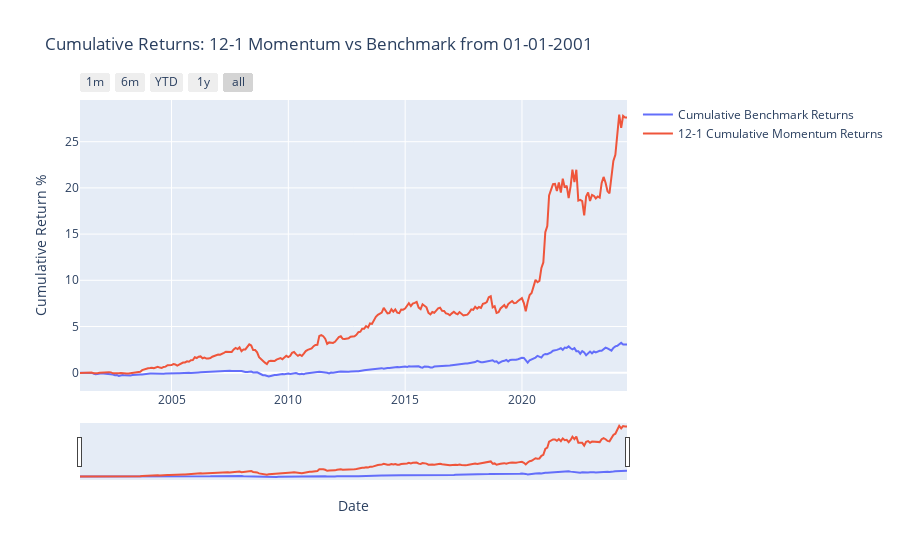

Notebook code for this chart:
### Code cell
# Create a Plotly figure
fig = go.Figure()

# Add the cumulative benchmark returns line trace
fig.add_trace(
    go.Scatter(
        x=cumulative_benchmark_returns_ma.index,
        y=cumulative_benchmark_returns_ma,
        mode='lines',
        name='Cumulative Benchmark Returns'
    )
)

# Add the cumulative momentum returns line trace
fig.add_trace(
    go.Scatter(
        x=cumulative_momentum_returns_ma.index,
        y=cumulative_momentum_returns_ma,
        mode='lines',
        name='12-1 Cumulative Momentum Returns'
    )
)

# Configure the x-axis to show months when zoomed in and add range selector buttons
fig.update_layout(
    title='Cumulative Returns: 12-1 Momentum vs Benchmark from 01-01-2001',
    xaxis_title='Date',
    yaxis_title='Cumulative Return %',
    xaxis=dict(
        tickmode='auto',
        rangeslider=dict(
            visible=True
        ),
        rangeselector=dict(
            buttons=list([
                dict(count=1, label="1m", step="month", stepmode="backward"),
                dict(count=6, label="6m", step="month", stepmode="backward"),
                dict(count=1, label="YTD", step="year", stepmode="todate"),
                dict(count=1, label="1y", step="year", stepmode="backward"),
                dict(step="all")
            ])
        ),
        type="date"
    ),
)

# Show the plot
fig.show()

### Figure 1 — Plotly figure (JSON) as saved in the notebook; plotly's stock layout.template omitted (floating-point values rounded to 4 significant figures; data arrays with more than 128 entries replaced by an {"elided": "..."} marker saying what was removed)
{"data": [{"mode": "lines", "name": "Cumulative Benchmark Returns", "type": "scatter", "x": {"elided": "282 str values"}, "y": {"elided": "282 float values"}}, {"mode": "lines", "name": "12-1 Cumulative Momentum Returns", "type": "scatter", "x": {"elided": "282 str values"}, "y": {"elided": "282 float values"}}], "layout": {"title": {"text": "Cumulative Returns: 12-1 Momentum vs Benchmark from 01-01-2001"}, "xaxis": {"rangeselector": {"buttons": [{"count": 1, "label": "1m", "step": "month", "stepmode": "backward"}, {"count": 6, "label": "6m", "step": "month", "stepmode": "backward"}, {"count": 1, "label": "YTD", "step": "year", "stepmode": "todate"}, {"count": 1, "label": "1y", "step": "year", "stepmode": "backward"}, {"step": "all"}]}, "rangeslider": {"visible": true}, "tickmode": "auto", "title": {"text": "Date"}, "type": "date"}, "yaxis": {"title": {"text": "Cumulative Return %"}}}}
